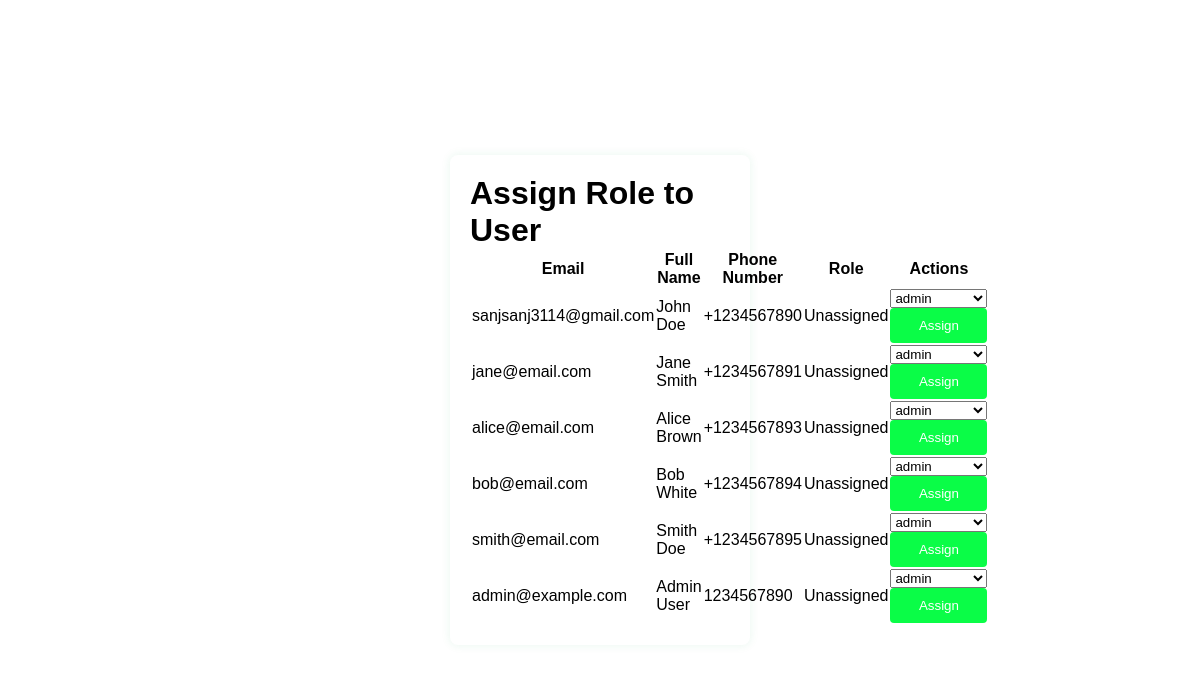
The app's page /assign_role_page with its own data.
### tables this page shows
CREATE TABLE users (
        user_id INTEGER PRIMARY KEY AUTOINCREMENT,
        email TEXT UNIQUE NOT NULL,
        password_hash TEXT NOT NULL,
        full_name TEXT,
        phone_number TEXT,
        created_at TIMESTAMP DEFAULT CURRENT_TIMESTAMP,
        updated_at TIMESTAMP DEFAULT CURRENT_TIMESTAMP,
        last_login TIMESTAMP,
        is_active BOOLEAN DEFAULT TRUE,
        is_admin INTEGER DEFAULT 0,
        is_delivery_boy INTEGER DEFAULT 0,
        role_id INTEGER,
        FOREIGN KEY(role_id) REFERENCES roles(role_id)
    );

CREATE TABLE roles (
        role_id INTEGER PRIMARY KEY AUTOINCREMENT,
        role_name TEXT NOT NULL UNIQUE,
        role_description TEXT,
        created_at TIMESTAMP DEFAULT CURRENT_TIMESTAMP
    );

### app.py (the view)
@app.route('/assign_role_page', methods=['GET', 'POST'])
def assign_role_page():
    conn = get_db()
    cursor = conn.cursor()
    cursor.execute('SELECT * FROM Users')
    users = cursor.fetchall()
    cursor.execute('SELECT * FROM roles')
    roles = cursor.fetchall()
    conn.close()
    return render_template('assign_role_page.html', users=users, roles=roles)

### app.py (called while the page is built)
@app.teardown_appcontext
def close_connection(exception):
    db = getattr(g, '_database', None)
    if db is not None:
        db.close()

def get_db():
    conn = sqlite3.connect('existing_database.db')
    conn.row_factory = sqlite3.Row
    return conn

### templates/assign_role_page.html (shortened to what this page needs)
<!DOCTYPE html>
<html lang="en">
<head>
    <link rel="stylesheet" href="{{ url_for('static', filename='css/assign_role_page.css') }}">
</head>
<body>
    <div class="container">
        <h1>Assign Role to User</h1>
        <table>
            <thead>
                <tr>
                    <th>Email</th>
                    <th>Full Name</th>
                    <th>Phone Number</th>
                    <th>Role</th>
                    <th>Actions</th>
                </tr>
            </thead>
            <tbody>
                {% for user in users %}
                <tr>
                    <td>{{ user['email'] }}</td>
                    <td>{{ user['full_name'] }}</td>
                    <td>{{ user['phone_number'] }}</td>
                    <td>{{ user['role'] or 'Unassigned' }}</td>
                    <td>
                        <form method="POST" action="{{ url_for('assign_role', user_id=user['user_id']) }}">
                            <select name="role">
                                {% for role in roles %}
                                    <option value="{{ role['role_id'] }}" {% if role['role_id'] == user['role_id'] %} selected {% endif %}>{{ role['role_name'] }}</option>
                                {% endfor %}
                            </select>
                            <button type="submit" class="btn-small">Assign</button>
                        </form>
                    </td>
                </tr>
                {% endfor %}
            </tbody>
        </table>
    </div>
</body>
</html>

### static/css/assign_role_page.css (style rules this page uses)
* { margin: 0; padding: 0; box-sizing: border-box; }
body { font-family: Arial, sans-serif; background-color: #ffffff; display: flex; justify-content: center; align-items: center; height: 100vh; }
.container { background-color: #fff; padding: 20px; border-radius: 8px; box-shadow: 0 0 10px rgba(27, 167, 90, 0.1); width: 300px; }
button { width: 100%; padding: 10px; background-color: #0afd47; color: #fff; border: none; border-radius: 4px; cursor: pointer; }

### records on screen
users: email "sanjsanj3114@gmail.com", full_name "John Doe", phone_number "+1234567890", user "Unassigned", role "admin"
users: email "jane@email.com", full_name "Jane Smith", phone_number "+1234567891", user "Unassigned", role "admin"
users: email "alice@email.com", full_name "Alice Brown", phone_number "+1234567893", user "Unassigned", role "admin"
users: email "bob@email.com", full_name "Bob White", phone_number "+1234567894", user "Unassigned", role "admin"
users: email "smith@email.com", full_name "Smith Doe", phone_number "+1234567895", user "Unassigned", role "admin"
users: email "admin@example.com", full_name "Admin User", phone_number "1234567890", user "Unassigned", role "admin"
